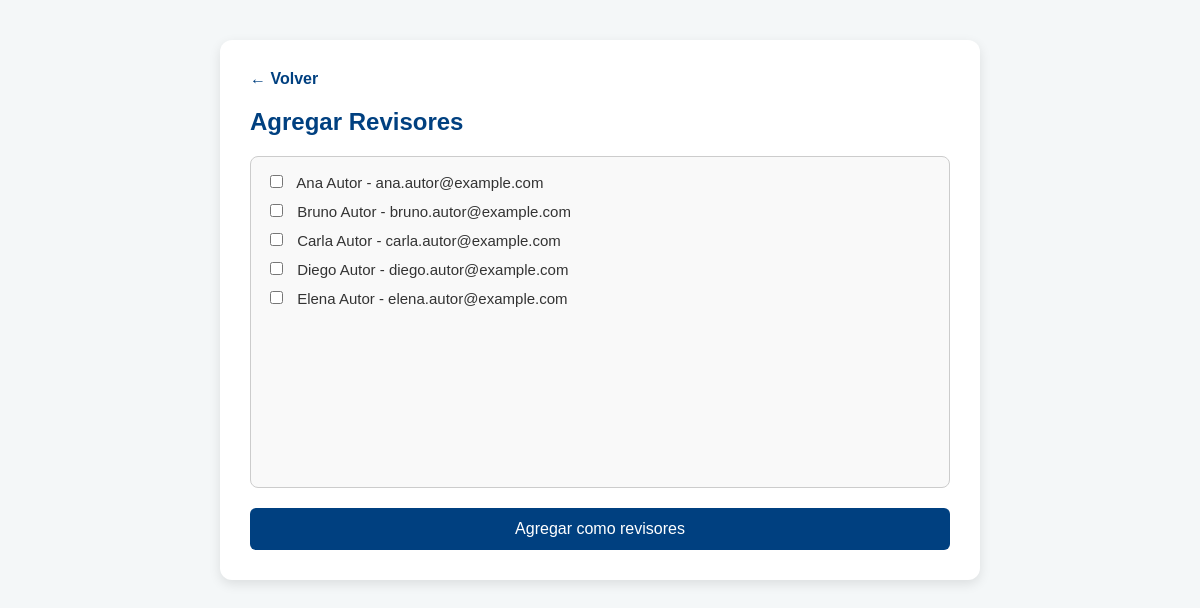
The app's page /PHP/src/pages/gestion_revisores/agregar_revisores.php with its own data.
### tables this page shows
CREATE TABLE usuario (
    RUT_usuario VARCHAR(10) PRIMARY KEY,
    nombre VARCHAR(250) NOT NULL,
    email VARCHAR(300) NOT NULL UNIQUE,
    tipo_usuario VARCHAR(1),
    password_hash VARCHAR(300) NOT NULL
);

### PHP/src/pages/gestion_revisores/agregar_revisores.php (the view, shortened to what this page needs)
<?php
require_once 'config\db.php';
$autores = $conn->query("SELECT * FROM usuario WHERE tipo_usuario = 'A'");
?>
<!DOCTYPE html>
<html lang="es">
<head>
    <link rel="stylesheet" href="PHP/src/styles/revisores/agregar_revisores.css">
</head>
<body>
<div class="container">
    <nav class="nav-links">
        <a href="?page=gestion_revisores"> ← Volver</a>
    </nav>
    <h2>Agregar Revisores</h2>
    <form action="?page=procesar_agregar" method="post" class="form-box">
        <div class="checkbox-list">
            <?php while ($autor = $autores->fetch_assoc()): ?>
                <label class="checkbox-item">
                    <input type="checkbox" name="ruts[]" value="<?= $autor['RUT_usuario'] ?>">
                    <?= htmlspecialchars($autor['nombre']) ?> - <?= htmlspecialchars($autor['email']) ?>
                </label>
            <?php endwhile; ?>
        </div>
        <button type="submit" class="submit-btn">Agregar como revisores</button>
    </form>
</div>
</body>
</html>

### PHP/src/styles/revisores/agregar_revisores.css (style rules this page uses)
body { font-family: Arial, sans-serif; background-color: #f4f7f8; margin: 0; padding: 40px; display: flex; justify-content: center; }
.container { max-width: 700px; width: 100%; background-color: white; padding: 30px; border-radius: 12px; box-shadow: 0 4px 12px rgba(0, 0, 0, 0.1); }
.nav-links { display: flex; gap: 20px; margin-bottom: 20px; }
.nav-links a { text-decoration: none; color: #004080; font-weight: bold; }
h2 { color: #004080; margin-bottom: 20px; }
.form-box { display: flex; flex-direction: column; }
.checkbox-list { height: 300px; overflow-y: auto; border: 1px solid #ccc; border-radius: 8px; padding: 15px; margin-bottom: 20px; background-color: #f9f9f9; }
.checkbox-item { display: block; margin-bottom: 10px; color: #333; font-size: 15px; }
input[type="checkbox"] { margin-right: 10px; }
.submit-btn { padding: 12px; background-color: #004080; color: white; border: none; border-radius: 6px; font-size: 16px; cursor: pointer; }

### records on screen
usuario: nombre "Ana Autor", email "ana.autor@example.com"
usuario: nombre "Bruno Autor", email "bruno.autor@example.com"
usuario: nombre "Carla Autor", email "carla.autor@example.com"
usuario: nombre "Diego Autor", email "diego.autor@example.com"
usuario: nombre "Elena Autor", email "elena.autor@example.com"
